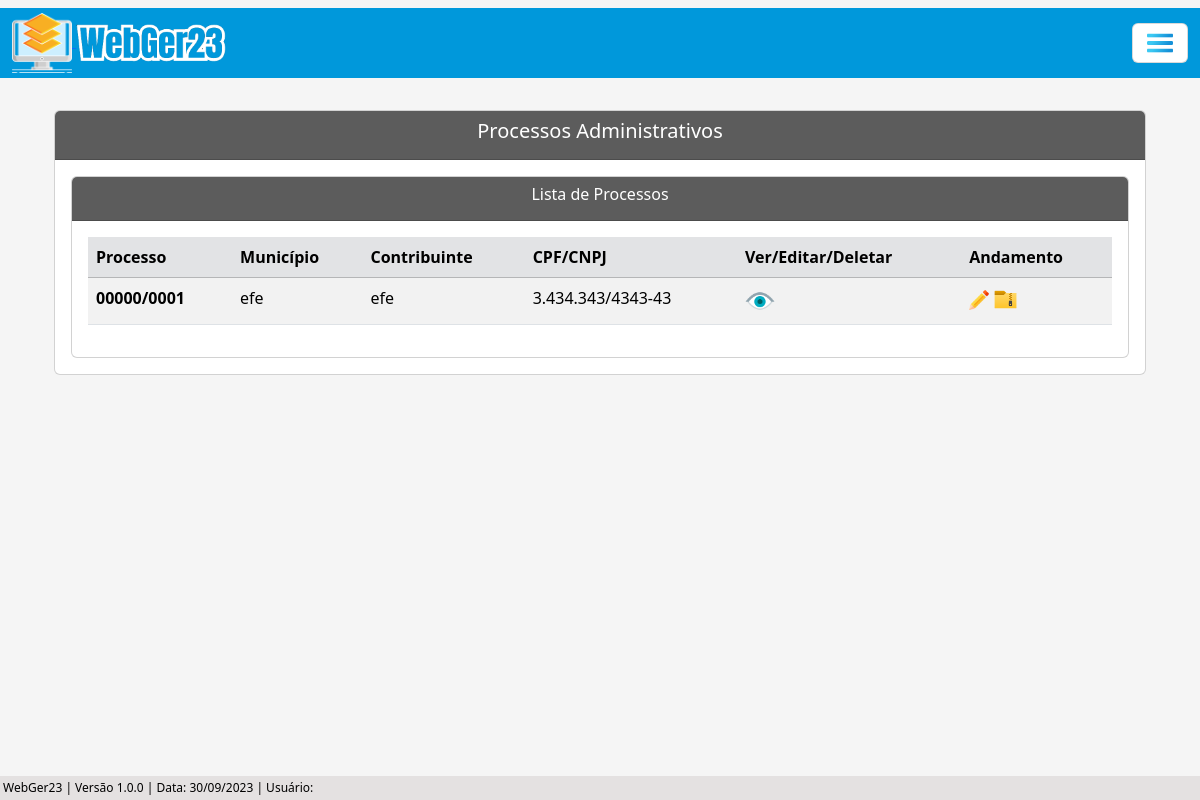
Before: /listar/processo-adm/ with the older database file.
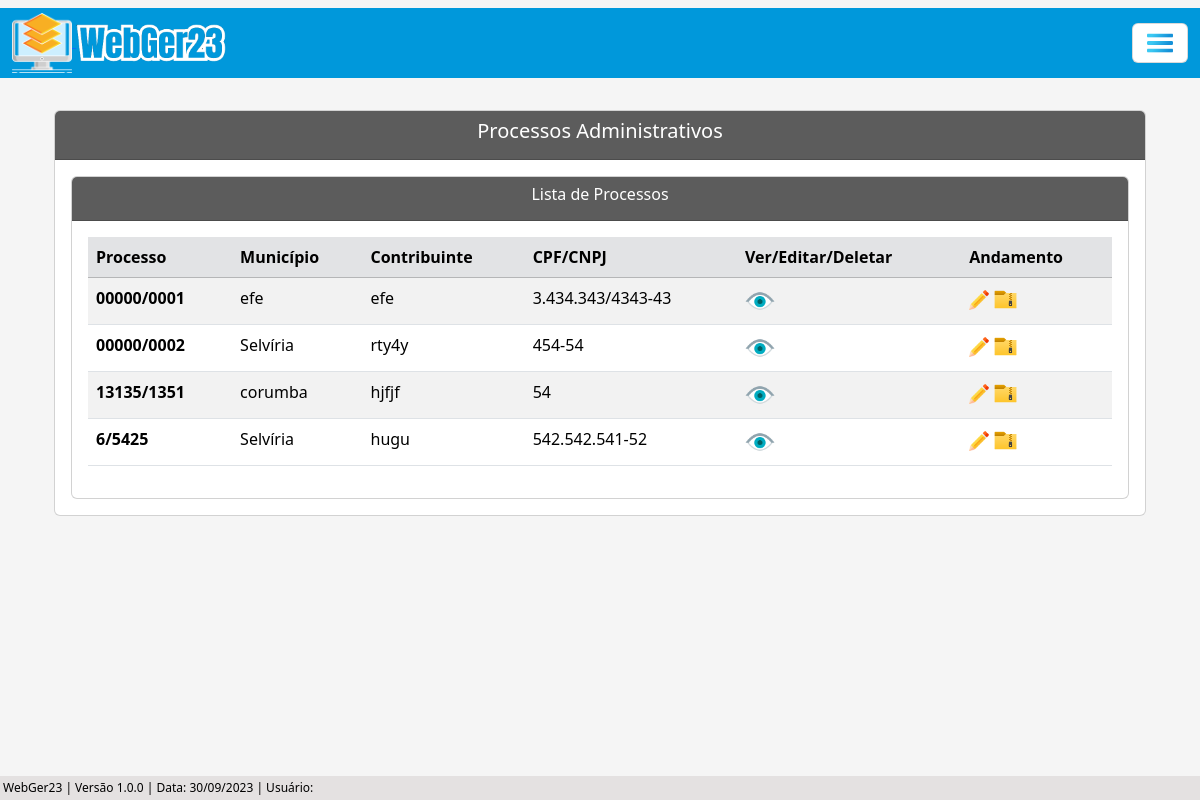
After: the same page with the newer database file.
### processo/models.py (models this page shows, shortened)
class Base(models.Model): # Classe base, será herdada pelas outras classes
    data_criacao = models.DateField('data_criação', auto_now_add=True)
    data_alteracao = models.DateField('Alterado', auto_now=True)
    ativo = models.BooleanField('Ativo?', default=True)
    class Meta:
        abstract = True

class ProcessoAdm(Base):
    tipo_pessoas = (
        ('Física', 'Física'), ('Jurídica', 'Jurídica'),
    )
    criador_processo_adm = models.ForeignKey(get_user_model(), verbose_name='Usuário Criador', on_delete=models.CASCADE) # Usuário que criou o processo, utilizando chave primária com o get_user_model do django, para utilizar o usuário logado automaticamente
    numero = models.CharField(unique=True, verbose_name='N°', max_length=10) # Número do processo
    municipio = models.CharField(max_length=50, verbose_name='Município') # Município
    uf = models.CharField(max_length=2) # UF
    data_inicial = models.DateField(blank=True, null=True) # Data Inicial do Período do processo
    data_final = models.DateField(blank=True, null=True) # Data final do Período do processo
    data_div_ativa = models.DateField(blank=True, null=True) # Data dívida ativa
    valor_atributo = models.CharField(max_length=14, blank=True, null=True)  # Valor do atributo
    valor_multa = models.CharField(max_length=14, blank=True, null=True) # Valor da multa
    valor_credito = models.CharField(max_length=14, blank=True, null=True) # Valor do crédito
    valor_atualizado = models.CharField(max_length=14, blank=True, null=True) # Valor do atualizado
    data_valor_atualizado = models.DateField(blank=True, null=True) # Data valor atualizado
    nome_contribuinte = models.CharField(max_length=50)  # Nome / Razão Social
    tipo_pessoa = models.CharField(max_length=50, choices=tipo_pessoas) # Física / Jurídica
    documento = models.CharField(max_length=20, verbose_name='CPF/CNPJ', unique=True) # CPF / CNPJ
    nome_fantasia = models.CharField(max_length=50, blank=True, null=True) # Nome Fantasia
    email = models.EmailField(max_length=50, blank=True, null=True) # E-mail
    endereco = models.CharField(max_length=150) # Rua
    complemento = models.CharField(max_length=50, blank=True, null=True) # Complemento
    municipio_contribuinte = models.CharField(max_length=50, blank=True, null=True) # Município Contribuinte
    uf_contribuinte = models.CharField(max_length=2, verbose_name='UF', blank=True, null=True) # UF Contribuinte
    cep = models.CharField(max_length=10, blank=True, null=True) # CEP
    telefone = models.CharField(max_length=20, blank=True, null=True) # Telefone
    celular = models.CharField(max_length=20, blank=True, null=True) # Celular

### processo/views.py (the view)
# urls.py: path('listar/processo-adm/', ProcessoAdmList.as_view(), name='proc-adm-list'),
class ProcessoAdmList(ListView):
    model = ProcessoAdm
    template_name = 'processos/lists/processo_adm_list.html'

### processo/templates/processos/lists/processo_adm_list.html (shortened to what this page needs)
{% extends 'index.html' %}
{% load static %}
{% block conteudo %}
    <div class="container p-4">
        <div class="card">
            <div class="card-header text-white" style="background-color: #5c5c5c;">
                <h5 style="text-align: center;">Processos Administrativos</h5>
            </div>
            <div class="card-body">
                <div class="card">
                    <div class="card-header text-white" style="background-color: #5c5c5c;; text-align: center;">
                    <h6>Lista de Processos</h6>
                    </div>
                    <div class="card-body">
                        <div class="table-responsive">
                            <table class="table table-striped" id="tabela-listar">
                                <thead>
                                    <tr class="table-secondary">
                                        <th>Processo</th>
                                        <th>Município</th>
                                        <th>Contribuinte</th>
                                        <th>CPF/CNPJ</th>
                                        <th>Ver/Editar/Deletar</th>
                                        <th>Andamento</th>
                                    </tr>
                                </thead>
                                <tbody>
                                    {% for processo in object_list %}
                                    <tr>
                                        <td><b>{{ processo.numero }}</b></td>
                                        <td>{{ processo.municipio }}</td>
                                        <td>{{ processo.nome_contribuinte }}</td>
                                        <td>{{ processo.documento }}</td>
                                            <td>
                                                <a href="{% url 'proc-adm-view' processo.pk %}"><img src="{% static 'img/olho3.png' %}" width="30"></i></a>
                                            </td>
                                        <td>
                                            <a href="{% url 'andamento-adm-list-update' processo.pk %}"><img src="{% static 'img/botao-editar.png' %}" width="20"></a>
                                            <a href="{% url 'andamento-adm-list' processo.pk %}"><img src="{% static 'img/arquivo.png' %}" width="25"></a>
                                        </td>
                                    </tr>
                                    {% endfor %}
                                </tbody>
                            </table>
                        </div>
                    </div>
                </div>
            </div>
        </div>
    </div>
    <br>
    {% endblock %}

### core/templates/index.html (shortened to what this page needs)
{% load static %}
<!DOCTYPE html>
<html lang="pt-br">
<head>
    <link href="https://cdn.jsdelivr.net/npm/bootstrap@5.3.1/dist/css/bootstrap.min.css" rel="stylesheet">
    <link rel="stylesheet" href="https://cdn.jsdelivr.net/npm/bootstrap-icons@1.10.5/font/bootstrap-icons.css">
    <link rel="stylesheet" href="{% static 'css/estilos.css' %}">
    <link href="https://cdn.datatables.net/v/bs5/dt-1.13.6/datatables.min.css" rel="stylesheet">
</head>
<body>
    {% block menu %}
      <nav class="navbar">
        <div class="container-fluid">
             <a href="{% url 'index' %}"><img src="{% static 'img/logo.png' %}" alt="" width="60"> <img src="{% static 'img/webger.png' %}" alt="" width="150"></a>
          <button class="navbar-toggler" type="button" data-bs-toggle="offcanvas" data-bs-target="#offcanvasNavbar" aria-controls="offcanvasNavbar" aria-label="Toggle navigation" style="background-color: white;">
            <span><img src="{% static 'img/menu.png' %}" width="30"></span>
          </button>
        </div>
      </nav>
    {% endblock %}
    {% block conteudo %}{% endblock %}
    {% block rodape %}
      <div class="rodape">
        WebGer23 | Versão 1.0.0 | Data: {% now 'd/m/Y' %} | Usuário: {{ user.get_full_name }}
      </div>
    {% endblock %}
</body>
</html>

### core/static/css/estilos.css (style rules this page uses)
.container-fluid { background-color: #0098DB; height: 70px; }
body { background-color: whitesmoke; margin: 0; padding: 0; display: flex; flex-direction: column; min-height: 100vh; position: relative; }
.rodape { background-color: rgb(228, 225, 225); color: black; padding: 3px; text-align: left; font-size: 12px; position: absolute; bottom: 0; width: 100%; }

Changed rows visible on the page:
added ProcessoAdm: numero "00000/0002", municipio "Selvíria", nome_contribuinte "rty4y", documento "454-54"
added ProcessoAdm: numero "13135/1351", municipio "corumba", nome_contribuinte "hjfjf", documento "54"
added ProcessoAdm: numero "6/5425", municipio "Selvíria", nome_contribuinte "hugu", documento "542.542.541-52"
